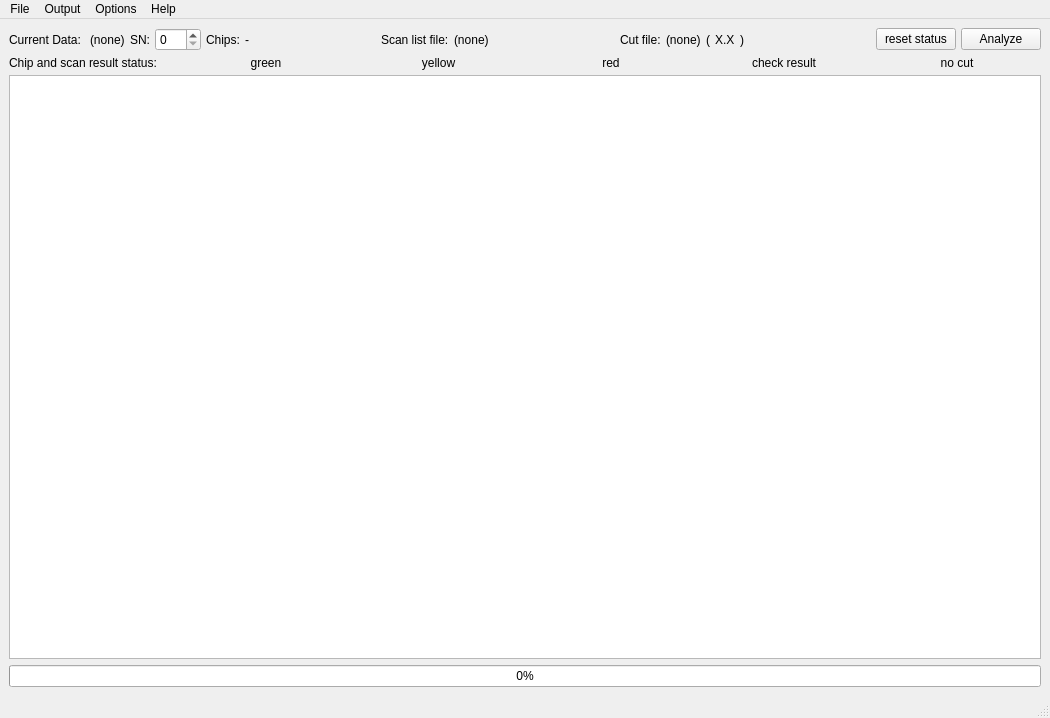
<?xml version="1.0" encoding="UTF-8"?>
<ui version="4.0">
 <class>WaferAnalysisPanel</class>
 <widget class="QMainWindow" name="WaferAnalysisPanel">
  <property name="geometry">
   <rect>
    <x>0</x>
    <y>0</y>
    <width>1050</width>
    <height>718</height>
   </rect>
  </property>
  <property name="acceptDrops">
   <bool>true</bool>
  </property>
  <property name="windowTitle">
   <string>WaferAnalysisPanel</string>
  </property>
  <property name="windowIcon">
   <iconset>
    <normaloff>WaferAnalysisIcon.ico</normaloff>WaferAnalysisIcon.ico</iconset>
  </property>
  <widget class="QWidget" name="centralwidget">
   <property name="acceptDrops">
    <bool>false</bool>
   </property>
   <layout class="QVBoxLayout" name="verticalLayout_4">
    <item>
     <layout class="QVBoxLayout" name="verticalLayout_3">
      <property name="spacing">
       <number>5</number>
      </property>
      <item>
       <layout class="QHBoxLayout" name="horizontalLayout">
        <item>
         <widget class="QLabel" name="labelData">
          <property name="text">
           <string>Current Data: </string>
          </property>
         </widget>
        </item>
        <item>
         <widget class="QLabel" name="waferName">
          <property name="text">
           <string>(none)</string>
          </property>
         </widget>
        </item>
        <item>
         <widget class="QLabel" name="label_3">
          <property name="text">
           <string>SN:</string>
          </property>
         </widget>
        </item>
        <item>
         <widget class="QSpinBox" name="spinBox_waferNr">
          <property name="toolTip">
           <string>the SN of the current wafer, has to be set before opening wafer</string>
          </property>
          <property name="maximum">
           <number>511</number>
          </property>
         </widget>
        </item>
        <item>
         <widget class="QLabel" name="label_chips">
          <property name="text">
           <string>Chips:</string>
          </property>
         </widget>
        </item>
        <item>
         <widget class="QLabel" name="label_chipNr">
          <property name="text">
           <string>-</string>
          </property>
         </widget>
        </item>
        <item>
         <spacer name="horizontalSpacer_2">
          <property name="orientation">
           <enum>Qt::Horizontal</enum>
          </property>
          <property name="sizeHint" stdset="0">
           <size>
            <width>40</width>
            <height>20</height>
           </size>
          </property>
         </spacer>
        </item>
        <item>
         <widget class="QLabel" name="scanListLabel">
          <property name="text">
           <string>Scan list file:</string>
          </property>
         </widget>
        </item>
        <item>
         <widget class="QLabel" name="settingsFileName">
          <property name="text">
           <string>(none)</string>
          </property>
         </widget>
        </item>
        <item>
         <spacer name="horizontalSpacer">
          <property name="orientation">
           <enum>Qt::Horizontal</enum>
          </property>
          <property name="sizeHint" stdset="0">
           <size>
            <width>40</width>
            <height>20</height>
           </size>
          </property>
         </spacer>
        </item>
        <item>
         <widget class="QLabel" name="cutsLabel">
          <property name="text">
           <string>Cut file:</string>
          </property>
         </widget>
        </item>
        <item>
         <widget class="QLabel" name="cutsFileName">
          <property name="text">
           <string>(none)</string>
          </property>
         </widget>
        </item>
        <item>
         <widget class="QLabel" name="label_2">
          <property name="text">
           <string>(</string>
          </property>
         </widget>
        </item>
        <item>
         <widget class="QLabel" name="label_cutversion">
          <property name="sizePolicy">
           <sizepolicy hsizetype="Preferred" vsizetype="Preferred">
            <horstretch>0</horstretch>
            <verstretch>0</verstretch>
           </sizepolicy>
          </property>
          <property name="maximumSize">
           <size>
            <width>100</width>
            <height>100</height>
           </size>
          </property>
          <property name="text">
           <string>X.X</string>
          </property>
         </widget>
        </item>
        <item>
         <widget class="QLabel" name="label">
          <property name="text">
           <string>)</string>
          </property>
         </widget>
        </item>
        <item>
         <spacer name="horizontalSpacer_3">
          <property name="orientation">
           <enum>Qt::Horizontal</enum>
          </property>
          <property name="sizeHint" stdset="0">
           <size>
            <width>40</width>
            <height>20</height>
           </size>
          </property>
         </spacer>
        </item>
        <item>
         <widget class="QPushButton" name="pushButton_resetStatus">
          <property name="text">
           <string>reset status</string>
          </property>
         </widget>
        </item>
        <item>
         <widget class="QPushButton" name="pushButton_Analyze">
          <property name="toolTip">
           <string>analyzes all opened chips</string>
          </property>
          <property name="text">
           <string>Analyze</string>
          </property>
         </widget>
        </item>
       </layout>
      </item>
      <item>
       <layout class="QHBoxLayout" name="horizontalLayout_3">
        <item>
         <widget class="QLabel" name="labelCutRes">
          <property name="text">
           <string>Chip and scan result status:</string>
          </property>
         </widget>
        </item>
        <item>
         <widget class="QLabel" name="label_green">
          <property name="text">
           <string>green</string>
          </property>
          <property name="alignment">
           <set>Qt::AlignCenter</set>
          </property>
         </widget>
        </item>
        <item>
         <widget class="QLabel" name="label_yellow">
          <property name="acceptDrops">
           <bool>false</bool>
          </property>
          <property name="text">
           <string>yellow</string>
          </property>
          <property name="alignment">
           <set>Qt::AlignCenter</set>
          </property>
         </widget>
        </item>
        <item>
         <widget class="QLabel" name="label_red">
          <property name="text">
           <string>red</string>
          </property>
          <property name="alignment">
           <set>Qt::AlignCenter</set>
          </property>
         </widget>
        </item>
        <item>
         <widget class="QLabel" name="label_blue">
          <property name="text">
           <string>check result</string>
          </property>
          <property name="alignment">
           <set>Qt::AlignCenter</set>
          </property>
         </widget>
        </item>
        <item>
         <widget class="QLabel" name="label_nocut">
          <property name="autoFillBackground">
           <bool>false</bool>
          </property>
          <property name="text">
           <string>no cut</string>
          </property>
          <property name="alignment">
           <set>Qt::AlignCenter</set>
          </property>
         </widget>
        </item>
       </layout>
      </item>
      <item>
       <widget class="QSplitter" name="splitter">
        <property name="orientation">
         <enum>Qt::Vertical</enum>
        </property>
        <widget class="QWidget" name="layoutWidget">
         <layout class="QVBoxLayout" name="verticalLayout">
          <item>
           <widget class="QTableWidget" name="resultsTable">
            <property name="minimumSize">
             <size>
              <width>0</width>
              <height>400</height>
             </size>
            </property>
            <property name="acceptDrops">
             <bool>false</bool>
            </property>
            <attribute name="horizontalHeaderDefaultSectionSize">
             <number>70</number>
            </attribute>
            <attribute name="verticalHeaderDefaultSectionSize">
             <number>25</number>
            </attribute>
            <attribute name="verticalHeaderDefaultSectionSize">
             <number>25</number>
            </attribute>
            <attribute name="horizontalHeaderDefaultSectionSize">
             <number>70</number>
            </attribute>
           </widget>
          </item>
          <item>
           <widget class="QProgressBar" name="progressBar">
            <property name="value">
             <number>0</number>
            </property>
           </widget>
          </item>
         </layout>
        </widget>
       </widget>
      </item>
     </layout>
    </item>
   </layout>
  </widget>
  <widget class="QMenuBar" name="menubar">
   <property name="geometry">
    <rect>
     <x>0</x>
     <y>0</y>
     <width>1050</width>
     <height>21</height>
    </rect>
   </property>
   <widget class="QMenu" name="menuFile">
    <property name="title">
     <string>File</string>
    </property>
    <addaction name="actionAdd_Data"/>
    <addaction name="separator"/>
    <addaction name="actionOpen_Project"/>
    <addaction name="actionAdd_Project_Data"/>
    <addaction name="actionSave_Project"/>
    <addaction name="actionClear_Data"/>
    <addaction name="separator"/>
    <addaction name="actionExit"/>
   </widget>
   <widget class="QMenu" name="menuOptions">
    <property name="title">
     <string>Options</string>
    </property>
    <widget class="QMenu" name="menuVerbosity">
     <property name="title">
      <string>Verbosity</string>
     </property>
     <addaction name="actionDebug"/>
     <addaction name="actionInfo"/>
     <addaction name="actionWarning"/>
     <addaction name="actionError"/>
     <addaction name="actionCreateBugReport"/>
    </widget>
    <widget class="QMenu" name="menuCuts">
     <property name="title">
      <string>Cuts</string>
     </property>
     <addaction name="actionOpen_Cuts"/>
     <addaction name="actionReload_Cuts"/>
    </widget>
    <widget class="QMenu" name="menuSettings">
     <property name="title">
      <string>Settings</string>
     </property>
     <addaction name="actionOpen_Settings"/>
     <addaction name="actionReload_Settings"/>
    </widget>
    <addaction name="menuVerbosity"/>
    <addaction name="menuCuts"/>
    <addaction name="menuSettings"/>
   </widget>
   <widget class="QMenu" name="menuOutput">
    <property name="title">
     <string>Output</string>
    </property>
    <addaction name="actionCreateXML"/>
    <addaction name="actionExport_data_textfile"/>
    <addaction name="actionCreate_Wafer_Plots"/>
    <addaction name="actionCreate_Chip_Plots"/>
    <addaction name="actionWrite_Ranking_Data"/>
   </widget>
   <widget class="QMenu" name="menuInfo">
    <property name="title">
     <string>Help</string>
    </property>
    <addaction name="actionInfo_2"/>
   </widget>
   <addaction name="menuFile"/>
   <addaction name="menuOutput"/>
   <addaction name="menuOptions"/>
   <addaction name="menuInfo"/>
  </widget>
  <widget class="QStatusBar" name="statusbar"/>
  <action name="actionAdd_Data">
   <property name="text">
    <string>Add Data</string>
   </property>
  </action>
  <action name="actionExit">
   <property name="text">
    <string>Exit</string>
   </property>
  </action>
  <action name="actionOpen_Cuts">
   <property name="text">
    <string>Open</string>
   </property>
  </action>
  <action name="actionInfo">
   <property name="checkable">
    <bool>true</bool>
   </property>
   <property name="text">
    <string>Info</string>
   </property>
   <property name="shortcutContext">
    <enum>Qt::WindowShortcut</enum>
   </property>
  </action>
  <action name="actionDebug">
   <property name="checkable">
    <bool>true</bool>
   </property>
   <property name="text">
    <string>Debug</string>
   </property>
  </action>
  <action name="actionError">
   <property name="checkable">
    <bool>true</bool>
   </property>
   <property name="checked">
    <bool>true</bool>
   </property>
   <property name="text">
    <string>Error</string>
   </property>
  </action>
  <action name="actionWarning">
   <property name="checkable">
    <bool>true</bool>
   </property>
   <property name="checked">
    <bool>true</bool>
   </property>
   <property name="text">
    <string>Warning</string>
   </property>
  </action>
  <action name="actionAdd_Wafer">
   <property name="text">
    <string>Add Wafer</string>
   </property>
  </action>
  <action name="actionSs">
   <property name="text">
    <string>ss</string>
   </property>
  </action>
  <action name="actionClear_Data">
   <property name="text">
    <string>Clear Project</string>
   </property>
  </action>
  <action name="actionOpen_Settings">
   <property name="text">
    <string>Open</string>
   </property>
  </action>
  <action name="actionCreateXML">
   <property name="checkable">
    <bool>false</bool>
   </property>
   <property name="text">
    <string>Export to XML</string>
   </property>
  </action>
  <action name="actionReload_Settings">
   <property name="text">
    <string>Reload</string>
   </property>
  </action>
  <action name="actionReload_Cuts">
   <property name="text">
    <string>Reload</string>
   </property>
  </action>
  <action name="actionCreate_Wafer_Plots">
   <property name="text">
    <string>Create Wafer Plots</string>
   </property>
  </action>
  <action name="actionInfo_2">
   <property name="text">
    <string>Info</string>
   </property>
  </action>
  <action name="actionCreate_Chip_Plots">
   <property name="checkable">
    <bool>true</bool>
   </property>
   <property name="checked">
    <bool>true</bool>
   </property>
   <property name="text">
    <string>Create Chip Plots</string>
   </property>
  </action>
  <action name="actionOpen_Project">
   <property name="text">
    <string>Open Project</string>
   </property>
  </action>
  <action name="actionSave_Project">
   <property name="text">
    <string>Save Project as</string>
   </property>
  </action>
  <action name="actionCreateBugReport">
   <property name="checkable">
    <bool>true</bool>
   </property>
   <property name="text">
    <string>CreateBugReport</string>
   </property>
  </action>
  <action name="actionModule">
   <property name="checkable">
    <bool>true</bool>
   </property>
   <property name="enabled">
    <bool>false</bool>
   </property>
   <property name="text">
    <string>Module</string>
   </property>
  </action>
  <action name="actionAdd_Data_2Chip">
   <property name="text">
    <string>Add 2 Chip Data</string>
   </property>
  </action>
  <action name="actionExport_data_textfile">
   <property name="text">
    <string>Export data to text file</string>
   </property>
  </action>
  <action name="actionWrite_Ranking_Data">
   <property name="text">
    <string>Write Ranking Data</string>
   </property>
  </action>
  <action name="actionAdd_Project_Data">
   <property name="text">
    <string>Add Project Data</string>
   </property>
  </action>
  <action name="actionNew_Data_is_2_Chip">
   <property name="checkable">
    <bool>true</bool>
   </property>
   <property name="text">
    <string>New Data is 2 Chip</string>
   </property>
  </action>
 </widget>
 <resources/>
 <connections/>
</ui>
